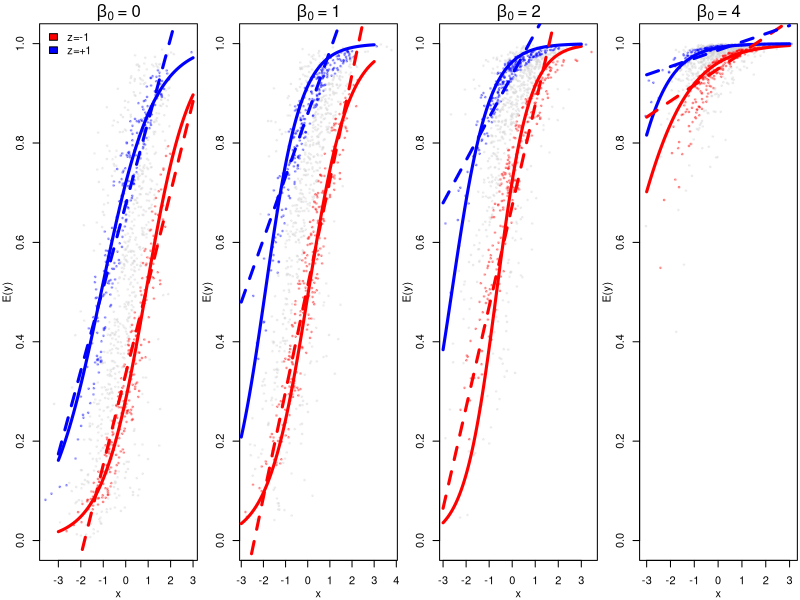
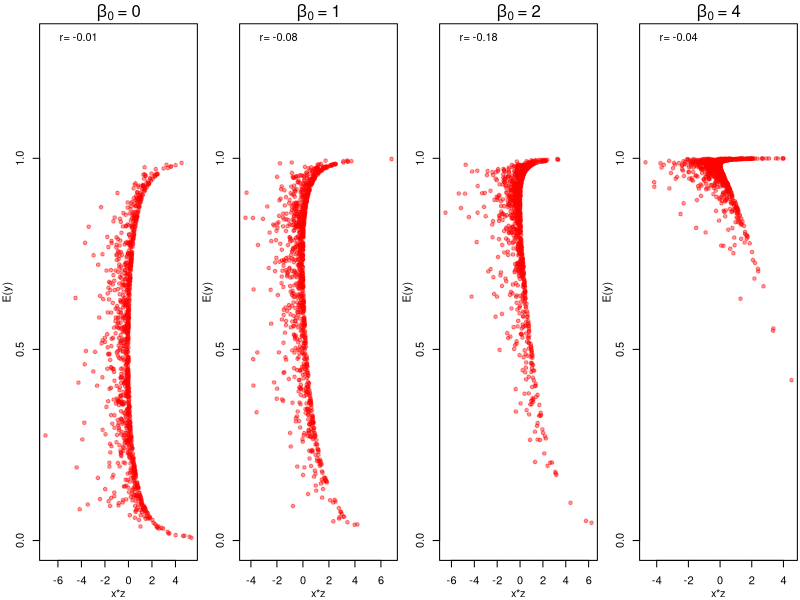

The R script that drew these images, in order:
##b3=0
N<-1000
rho<-0 #.3#rho<-c(0,.5) #seq(0,.3,by=.1)
b0<-c(0,1,2,4) #seq(0,3,length.out=3)
pars<-expand.grid(N=N,rho=rho,b0=b0)
tmp<-list()
for (i in 1:nrow(pars)) tmp[[i]]<-pars[i,]
pars<-tmp


simfun<-function(pars,b1=1,b2=1,s2=1) {
    for (i in 1:length(pars)) assign(names(pars)[i],pars[[i]][1])
    library(MASS)
    sig<-r2<-numeric()
    xz<-mvrnorm(N,mu=c(0,0),Sigma=matrix(c(1,rho,rho,1),2,2))
    y<-b0+b1*xz[,1]+b2*xz[,2]
    sigma<-function(z) 1/(1+exp(-z))
    p<-sigma(y)
    y<-rbinom(N,1,p)
    ##
    df<-data.frame(y=y,x=xz[,1],z=xz[,2],ystar=p)
}
L<-lapply(pars,simfun)

pdf("/home/bd/Dropbox/Apps/Overleaf/Interaction_problems/binary_intuition.pdf",width=6,height=2.3)
par(mfrow=c(1,4),mgp=c(2,1,0),mar=c(3,3,1.8,0.2))
for (i in 1:length(L)) {
    z<-L[[i]]
    col.test<-ifelse(abs(z$z-1)<.5,2,1)
    col.test<-ifelse(abs(z$z+1)<.5,3,col.test)
    cc<-col2rgb("lightgray")
    c1<-rgb(cc[1],cc[2],cc[3],max=255,alpha=75)
    cc<-col2rgb("blue")
    c2<-rgb(cc[1],cc[2],cc[3],max=255,alpha=75)
    cc<-col2rgb("red")
    c3<-rgb(cc[1],cc[2],cc[3],max=255,alpha=75)
    col<-c(c1,c2,c3)[col.test]
    plot(z$x,z$ystar,pch=19,cex=.375,col=col,xlab='x',ylab='E(y)',ylim=c(0,1))
    xv<-seq(-3,3,length.out=100)
    m0<-glm(y~x*z,z,family='binomial')
    y<-predict(m0,data.frame(x=xv,z=-1),type='response')
    lines(xv,y,col='red',lty=1,lwd=3)
    y<-predict(m0,data.frame(x=xv,z=1),type='response')
    lines(xv,y,col='blue',lty=1,lwd=3)
    m<-lm(y~x*z,z)
    print(coef(m))
    y<-predict(m,data.frame(x=xv,z=-1))
    lines(xv,y,col='red',lty=2,lwd=3)
    y<-predict(m,data.frame(x=xv,z=1))
    lines(xv,y,col='blue',lty=2,lwd=3)
    if (i==1) {
        legend("topleft",bty='n',ncol=,c("z=-1","z=+1"),fill=c("red","blue"))
    } 
    b0<-as.character(round(pars[[i]]$b0,2))
    mtext(side=3,line=0,bquote(beta[0]~"="~.(b0)))
    ## legend("bottomright",bty='n',lty=c(2,1),lwd=3,
    ##        c(paste("p(lm)=",round(summary(m)$coef[4,4],2)),
    ##          paste("p(glm)=",round(summary(m0)$coef[4,4],2)))
    ##        )
}
dev.off()


pdf("/home/bd/Dropbox/Apps/Overleaf/Interaction_problems/binary_kidney.pdf",width=6,height=2.3)
par(mfrow=c(1,4),mgp=c(2,1,0),mar=c(3,3,1.8,0.2))
for (i in 1:length(L)) {
    z<-L[[i]]
    cc<-col2rgb("lightgray")
    c2<-rgb(cc[1],cc[2],cc[3],max=255,alpha=105)
    plot(z$x*z$z,z$y,pch=19,cex=0,col=c2,ylim=c(0,1.3),xlab='x*z',ylab='E(y)',yaxt='n')
    axis(side=2,at=c(0,.5,1))
    z2<-z
    cc<-col2rgb("red")
    c1<-rgb(cc[1],cc[2],cc[3],max=255,alpha=105)
    points(z2$x*z2$z,z2$ystar,pch=19,cex=.75,col=c1)
    m<-lm(y~x*z,z)
    #legend("bottomleft",bty='n',legend=paste("pv=",round(summary(m)$coef[4,4],3)))
    #cc<-round(pars[[i]]$cc,2)
    #mtext(side=3,line=0,bquote("c="~.(cc)))
    c1<-cor(z$x*z$z,z$y)
    c2<-cor(z$x*z$z,z$ystar)
    legend("topleft",bty='n',#fill=c("red","lightgray"),
           c(paste("r=",round(c1,2))
                                                        #,paste("r(ystar,x*z)=",round(c2,2))
                                                         ))
    b0<-as.character(round(pars[[i]]$b0,2))
    mtext(side=3,line=0,bquote(beta[0]~"="~.(b0)))
}
dev.off()


## par(mfrow=c(2,2),mgp=c(2,1,0),mar=c(3,3,1,1))
## for (i in 1:length(L)) {
##     z<-L[[i]]
##     col.test<-ifelse(abs(z$z-1)<.5,2,1)
##     col.test<-ifelse(abs(z$z+1)<.5,3,col.test)
##     cc<-col2rgb("lightgray")
##     c1<-rgb(cc[1],cc[2],cc[3],max=255,alpha=75)
##     cc<-col2rgb("blue")
##     c2<-rgb(cc[1],cc[2],cc[3],max=255,alpha=75)
##     cc<-col2rgb("red")
##     c3<-rgb(cc[1],cc[2],cc[3],max=255,alpha=75)
##     col<-c(c1,c2,c3)[col.test]
##     plot(z$x*z$z,z$ystar,pch=19,cex=.375,col=col,xlab='x',ylab='E(y)')
##     xv<-seq(-3,3,length.out=100)
##     m0<-glm(y~x*z,z,family='binomial')
##     y<-predict(m0,data.frame(x=xv,z=-1),type='response')
##     #lines(xv,y,col='red',lty=1,lwd=3)
##     y<-predict(m0,data.frame(x=xv,z=1),type='response')
##     #lines(xv,y,col='blue',lty=1,lwd=3)
##     m<-lm(y~x*z,z)
##     y<-predict(m,data.frame(x=xv,z=-1))
##     #lines(xv,y,col='red',lty=2,lwd=3)
##     y<-predict(m,data.frame(x=xv,z=1))
##     #lines(xv,y,col='blue',lty=2,lwd=3)
##     if (i==1) {
##         #legend("topleft",bty='n',ncol=2,c("z=-1","z=+1","y","ystar"),lty=c(1,2,NA,NA),pch=c(NA,NA,19,19),col=c("black","black","red","gray"),title=paste("b0=",round(pars[[i]]$b0,2)))
##         legend("topleft",bty='n',ncol=,c("z=-1","z=+1"),fill=c("red","blue"),title=paste("b0=",round(pars[[i]]$b0,2)))
##     } else {
##         legend("topleft",bty='n',legend=NA,title=paste("b0=",round(pars[[i]]$b0,2)))
##     }        
##     legend("bottomright",bty='n',lty=c(2,1),lwd=3,c(paste("p(lm)=",round(summary(m)$coef[4,4],2)),paste("p(glm)=",round(summary(m0)$coef[4,4],2))))
## }








